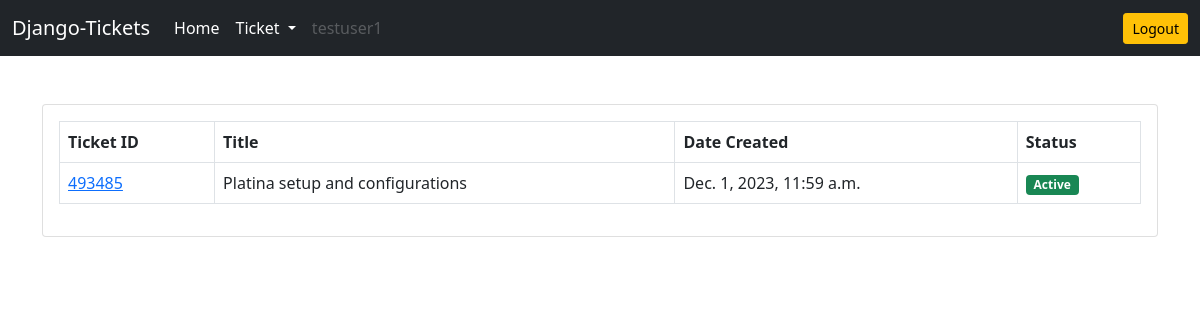
The app's page /ticket/customer-active-tickets/ (signed in) with its own data.
### accounts/models.py (models this page shows)
class User(AbstractUser):
    is_customer = models.BooleanField(default=False)
    is_engineer = models.BooleanField(default=False)
    email = models.EmailField(null=False, blank=False, unique=True)

### ticket/models.py (models this page shows, shortened)
class Ticket(models.Model):
    customer = models.ForeignKey(User, on_delete=models.CASCADE, related_name='customer')
    engineer = models.ForeignKey(User, on_delete=models.CASCADE, related_name='engineer', null=True)
    category = models.ForeignKey(Category, on_delete=models.CASCADE)
    ticket_id = models.CharField(max_length=10, unique=True)
    title = models.CharField(max_length=100)
    description = models.TextField(null=True, blank=True)
    date_created = models.DateTimeField(auto_now_add=True)
    date_closed = models.DateTimeField(null=True)
    date_assigned = models.DateTimeField(null=True)
    is_assigned = models.BooleanField(default=False)
    status = models.CharField(
        max_length=15,
        choices=(
            ('Pending', 'Pending'),
            ('Active', 'Active'),
            ('Closed', 'Closed')
        )
    )
    is_resolved = models.BooleanField(default=False)
    resolution_steps = models.TextField(null=True)

### ticket/views.py (the view)
# urls.py: path('customer-active-tickets/', customer_active_tickets, name='customer-active-tickets'),
@login_required
def customer_active_tickets(request):
    tickets = Ticket.objects.filter(customer=request.user, is_resolved=False)
    context = {'tickets':tickets}
    return render(request, 'ticket/customer_active_tickets.html', context)

### templates/ticket/customer_active_tickets.html
{% extends 'base.html' %}
{% block content %}
<div class="card">
    <div class="card-body">
        <table class="table table-bordered">
            <thead>
                <tr>
                    <th scope="col">Ticket ID</th>
                    <th scope="col">Title</th>
                    <th scope="col">Date Created</th>
                    <th scope="col">Status</th>
                </tr>
            </thead>
            <tbody>
                {% for ticket in tickets %}
                <tr>
                    <td><a href="{% url 'ticket-details' ticket.ticket_id %}">{{ticket.ticket_id}}</a></td>
                    <td>{{ticket.title}}</td>
                    <td>{{ticket.date_created}}</td>
                    {% if ticket.status == 'Pending' %}
                    <td><span class="badge bg-warning">Pending</span></td>
                    {% elif ticket.status == 'Active' %}
                    <td><span class="badge bg-success">Active</span></td>
                    {% elif ticket.status == 'Closed' %}
                    <td><span class="badge bg-danger">Closed</span></td>
                    {% endif %}
                </tr>
                {% endfor %}
            </tbody>
        </table>
    </div>
</div>
{% endblock content %}

### templates/base.html (shortened to what this page needs)
<!doctype html>
<html lang="en">
<head>
    <link href="https://cdn.jsdelivr.net/npm/bootstrap@5.0.2/dist/css/bootstrap.min.css" rel="stylesheet"
>
</head>
<body>
    <nav class="navbar navbar-expand-lg navbar-dark bg-dark">
        <div class="container-fluid">
            <a class="navbar-brand" href="#">Django-Tickets</a>
            <div class="collapse navbar-collapse" id="navbarSupportedContent">
                <ul class="navbar-nav me-auto mb-2 mb-lg-0">
                    <li class="nav-item">
                        <a class="nav-link active" aria-current="page" href="/">Home</a>
                    </li>
                    {% if request.user.is_customer %}
                    <li class="nav-item dropdown">
                        <a class="nav-link active dropdown-toggle" href="#" id="navbarDropdown" role="button"
                            data-bs-toggle="dropdown" aria-expanded="false">
                            Ticket
                        </a>
                    </li>
                    {% endif %}
                    <li class="nav-item">
                        <a class="nav-link disabled" href="#" tabindex="-1" aria-disabled="true">{{request.user.username}}</a>
                    </li>
                </ul>
                <a href="{% url 'logout' %}" class="btn btn-warning btn-sm">Logout</a>
            </div>
        </div>
    </nav>
    <div class="container mt-5">
        {% block content %}
        {% endblock content %}
    </div>
</body>
</html>

### records on screen
User: user.username "testuser1"
Ticket: ticket_id "493485", title "Platina setup and configurations", date_created "Dec. 1, 2023, 11:59 a.m.", status "Active"
